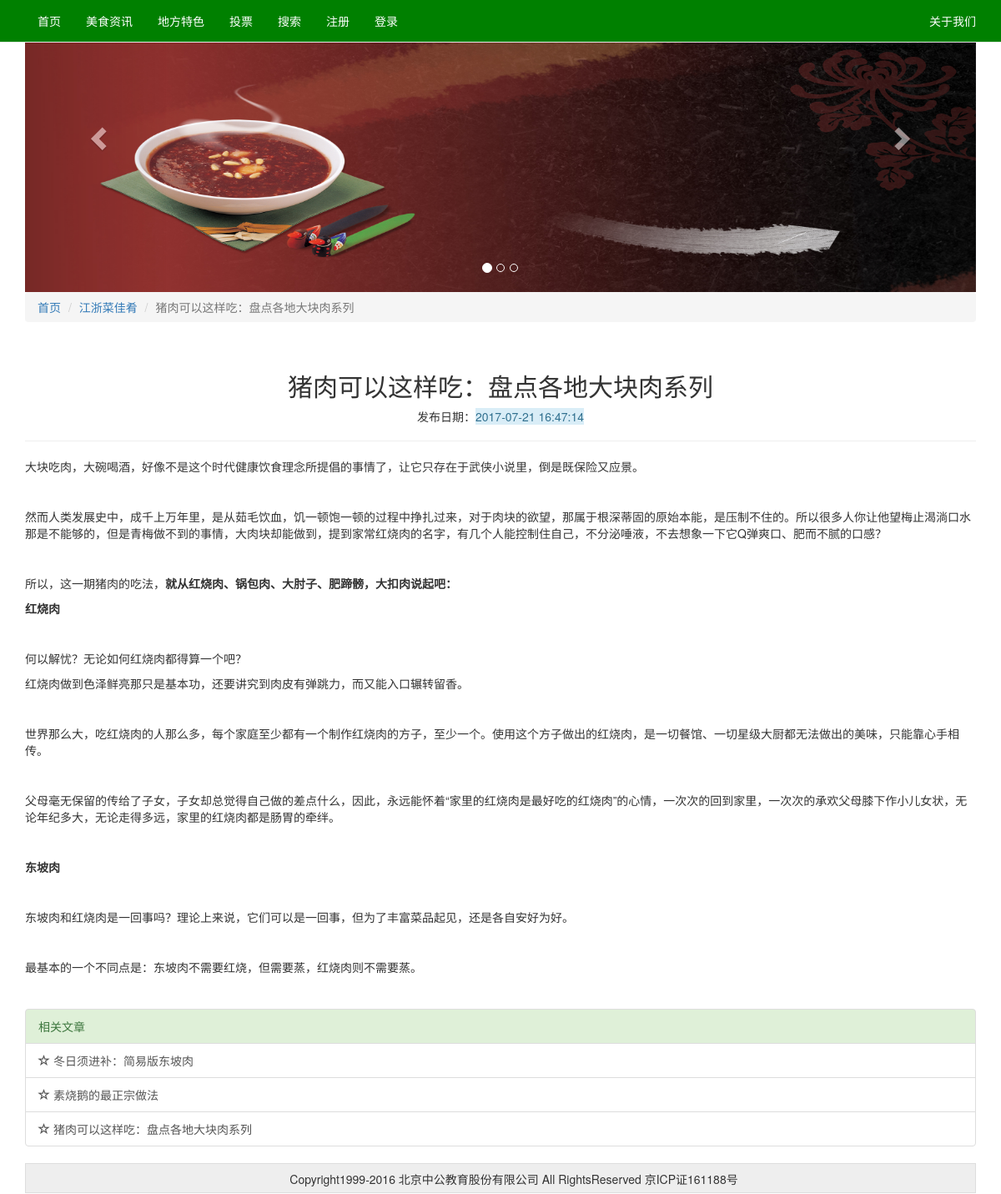
/luwork/show.php?showid=66, run on the app's committed database.
### tables this page shows
CREATE TABLE IF NOT EXISTS `ac_info` (
  `ac_id` int(11) NOT NULL AUTO_INCREMENT,
  `ac_title` varchar(100) NOT NULL,
  `ac_column` varchar(32) NOT NULL,
  `ac_describe` varchar(200) NOT NULL,
  `ac_keyword` varchar(64) NOT NULL,
  `ac_content` text NOT NULL,
  `ac_thum` varchar(100) NOT NULL,
  `ac_date` varchar(32) NOT NULL,
  PRIMARY KEY (`ac_id`)
);

### luwork/show.php (the view, shortened to what this page needs)
<?php
	include "header.php";
	$conn = new mysqli("localhost","root","root","food");
	$showid = 0;
	$key="";
	if(!empty($_GET["showid"])){
		$showid = $_GET["showid"];
	}
	$sql = "SELECT * FROM ac_info where ac_id='$showid'";
	$result = $conn->query($sql);
    if($result->num_rows>0){
		while($row = $result->fetch_assoc()){
?>
    <ol class="breadcrumb">
      <li><a href="index.php">首页</a></li>
      <li><a href="list.php?listid=<?php echo $row["ac_column"]; ?>"><?php echo $row["ac_column"]; ?></a></li>
      <li class="active"><?php echo $row["ac_title"]; ?></li>
    </ol>
</div>
</div>
     <div class="container">
	<div class="projects-header page-header">
       <h2 class="text-center"><?php echo $row["ac_title"]; ?></h2>
       <p class="text-center">发布日期：<span class=" alert-info"><?php echo date("Y-m-d H:i:s",$row["ac_date"]); ?></span></p>
    </div>
    <div class="textIndet">
		<?php echo $row["ac_content"]; ?>
     </div>
     <?php
				$key = $row["ac_keyword"];
        		}
			}else{
				echo "<h3>查询的文章不存在</h3>";
			}
		?>
	<div class="list-group">
          <a class="list-group-item list-group-item-success">
            相关文章
          </a>
          <?php
		  if($key!=""){
          	$keysql = "SELECT * FROM ac_info WHERE ac_keyword='$key' limit 5";
			$keyresult = $conn->query($keysql);
			if($keyresult->num_rows>0){
				while($krow = $keyresult->fetch_assoc()){
		  ?>
          <a href="show.php?showid=<?php echo $krow["ac_id"]; ?>" class="list-group-item"><span class="glyphicon glyphicon-star-empty"></span> <?php echo $krow["ac_title"]; ?></a>
          <?php
				}
          		}
			}else{
			   echo "<a >未发现相关文章</a>";
				}
		  ?>
      </div>
<?php
	include "footer.php";
?>

### data on the page
ac_info: ac_column "江浙菜佳肴", ac_title "猪肉可以这样吃：盘点各地大块肉系列", ac_date "2017-07-21 16:47:14", ac_content "大块吃肉，大碗喝酒，好像不是这个时代健康饮食理念所提倡的事情了，让它只存在于武侠小说里，倒是既保险又应景。 然而人类发展史中，成千上万年里，是从茹毛饮血，饥一顿饱一顿的过程中挣扎过来，对于肉块的欲望，那属于根深蒂固的原始本能，是压制不住的。所以很多人你让他望梅止渴淌口水那是不能够的，但是青梅做不到的事情，大肉块却能做到，提到家常红烧肉的名字，有几个人能控制住自己，不分泌唾液，不去想象一下它Q弹爽口、肥而不腻的口感？ 所以，这一期猪肉的吃法， 就从红烧肉、锅包肉、大肘子、肥蹄髈，大扣肉说起吧： 红烧肉 何以解忧？无论如何红烧肉都得算一个吧？ 红烧肉做到色泽鲜亮那只是基本功，还要讲究到肉皮有弹跳力，而又能入口辗转留香。 世界那么大，吃红烧肉的人那么多，每个家庭至少都有一个制作红烧肉的方子，至少一个。使用这个方子做出的红烧肉，是一切餐馆、一切星级大厨都无法做出的美味，只能靠心手相传。 父母毫无保留的传给了子女，子女却总觉得自己做的差点什么，因此，永远能怀着“家里的红烧肉是最好吃的红烧肉”的心情，一次次的回到家里，一次次的承欢父母膝下作小儿女状，无论年纪多大，无论走得多远，家里的红烧肉都是肠胃的牵绊。 东坡肉 东坡肉和红烧肉是一回事吗？理论上来说，它们可以是一回事，但为了丰富菜品起见，还是各自安好为好。 最基本的一个不同点是：东坡肉不需要红烧，但需要蒸，红烧肉则不需要蒸。"
ac_info: ac_title "冬日须进补：简易版东坡肉"
ac_info: ac_title "素烧鹅的最正宗做法"
